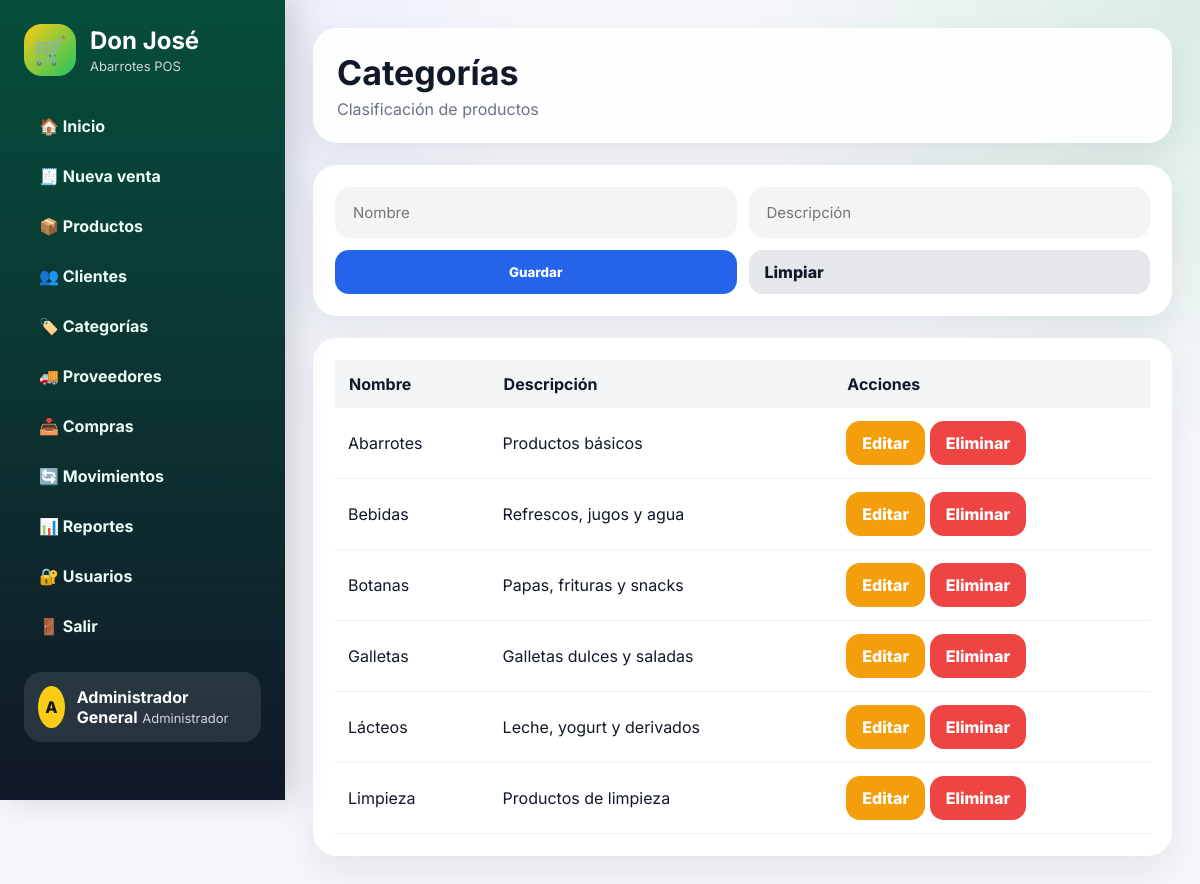
The page /Punto_De_Venta/abarrotes_don_jose_final/categorias.php (signed in) on the database its author committed.
### tables this page shows
CREATE TABLE categorias (
    id_categoria INT AUTO_INCREMENT PRIMARY KEY,
    nombre VARCHAR(80) NOT NULL,
    descripcion VARCHAR(255)
);

### Punto_De_Venta/abarrotes_don_jose_final/categorias.php (the view, shortened to what this page needs)
<?php
include "auth.php"; include "config/conexion.php"; $mensaje="";
$editar=null; if(isset($_GET["editar"])){ $id=$_GET["editar"]; $editar=$conn->query("SELECT * FROM categorias WHERE id_categoria=$id")->fetch_assoc(); }
$datos=$conn->query("SELECT * FROM categorias ORDER BY nombre");
?>
<!DOCTYPE html><html lang="es"><head><meta charset="UTF-8"><title>Categorías</title><link rel="stylesheet" href="assets/css/estilos.css"></head><body><?php include "menu.php"; ?><main class="main">
<header class="topbar"><div><h1>Categorías</h1><p>Clasificación de productos</p></div></header>
<section class="panel"><form method="POST" class="form-grid">
<input name="nombre" placeholder="Nombre" required value="<?php echo $editar["nombre"] ?? ""; ?>">
<input name="descripcion" placeholder="Descripción" value="<?php echo $editar["descripcion"] ?? ""; ?>">
<button name="guardar">Guardar</button><a class="btn-secundario" href="categorias.php">Limpiar</a>
</form></section>
<section class="panel"><table><thead><tr><th>Nombre</th><th>Descripción</th><th>Acciones</th></tr></thead><tbody><?php while($r=$datos->fetch_assoc()){ ?><tr><td><?php echo $r["nombre"]; ?></td><td><?php echo $r["descripcion"]; ?></td><td><a class="btn-editar" href="?editar=<?php echo $r["id_categoria"]; ?>">Editar</a> <a class="btn-eliminar" onclick="return confirm('¿Eliminar?')" href="?eliminar=<?php echo $r["id_categoria"]; ?>">Eliminar</a></td></tr><?php } ?></tbody></table></section>
</main></body></html>

### Punto_De_Venta/abarrotes_don_jose_final/menu.php
<aside class="sidebar">
    <div class="logo">
        <div class="logo-icono">🛒</div>
        <div>
            <h2>Don José</h2>
            <span>Abarrotes POS</span>
        </div>
    </div>
    <nav>
        <a href="index.php">🏠 Inicio</a>
        <a href="ventas.php">🧾 Nueva venta</a>
        <a href="productos.php">📦 Productos</a>
        <a href="clientes.php">👥 Clientes</a>
        <a href="categorias.php">🏷️ Categorías</a>
        <a href="proveedores.php">🚚 Proveedores</a>
        <a href="compras.php">📥 Compras</a>
        <a href="movimientos.php">🔄 Movimientos</a>
        <a href="reportes.php">📊 Reportes</a>
        <?php if ($_SESSION["rol"] == "Administrador") { ?>
            <a href="usuarios.php">🔐 Usuarios</a>
        <?php } ?>
        <a href="logout.php">🚪 Salir</a>
    </nav>
    <div class="usuario">
        <div class="avatar"><?php echo strtoupper(substr($_SESSION["nombre"],0,1)); ?></div>
        <div>
            <strong><?php echo $_SESSION["nombre"]; ?></strong>
            <small><?php echo $_SESSION["rol"]; ?></small>
        </div>
    </div>
</aside>

### Punto_De_Venta/abarrotes_don_jose_final/assets/css/estilos.css (style rules this page uses)
:root { --fondo:#f6f7fb;--oscuro:#111827;--gris:#6b7280;--borde:#e5e7eb;--azul:#2563eb;--verde:#16a34a;--rojo:#ef4444;--naranja:#f59e0b;--morado:#7c3aed;--rosa:#db2777;--sombra:0 15px 35px rgba(17,24,39,.08) }
* { box-sizing:border-box;font-family:'Inter',Arial,sans-serif }
body { margin:0;background:radial-gradient(circle at top left,rgba(37,99,235,.12),transparent 35%),radial-gradient(circle at top right,rgba(22,163,74,.13),transparent 30%),var(--fondo);color:var(--oscuro) }
.sidebar { width:285px;min-height:100vh;background:linear-gradient(180deg,#064e3b,#111827);color:white;padding:24px;position:fixed;box-shadow:10px 0 30px rgba(0,0,0,.15);overflow:auto }
.logo { display:flex;gap:14px;align-items:center;margin-bottom:28px }
.logo-icono { width:52px;height:52px;background:linear-gradient(135deg,#facc15,#22c55e);border-radius:18px;display:grid;place-items:center;font-size:27px }
.logo h2 { margin:0 }
.logo span,.usuario small { color:#d1d5db;font-size:13px }
nav a { display:block;color:#ecfdf5;text-decoration:none;padding:12px 15px;border-radius:15px;margin-bottom:6px;font-weight:700 }
.usuario { margin-top:24px;display:flex;align-items:center;gap:12px;background:rgba(255,255,255,.10);padding:14px;border-radius:18px }
.avatar { width:42px;height:42px;border-radius:50%;background:#facc15;color:#111827;display:grid;place-items:center;font-weight:800 }
.main { margin-left:285px;width:calc(100% - 285px);padding:28px }
.topbar { background:rgba(255,255,255,.94);padding:24px;border-radius:24px;box-shadow:var(--sombra);display:flex;justify-content:space-between;align-items:center;margin-bottom:22px }
.topbar h1 { margin:0;font-size:34px }
.topbar p { margin:6px 0 0;color:var(--gris) }
.panel { background:white;border-radius:24px;box-shadow:var(--sombra);padding:22px;margin-bottom:22px;overflow:auto }
button,.btn-rojo,.btn-secundario,.btn-editar,.btn-eliminar { border:none;cursor:pointer;border-radius:14px;padding:12px 16px;background:var(--azul);color:white;font-weight:800;text-decoration:none;display:inline-block }
.btn-rojo,.btn-eliminar { background:var(--rojo) }
.btn-secundario { background:#e5e7eb;color:#111827 }
.btn-editar { background:var(--naranja) }
input,select { padding:14px 16px;border:2px solid transparent;outline:none;border-radius:15px;background:#f3f4f6;font-size:15px }
.form-grid { display:grid;grid-template-columns:repeat(4,1fr);gap:12px }
table { width:100%;border-collapse:collapse }
th { background:#f3f4f6;text-align:left;padding:14px }
td { padding:13px;border-bottom:1px solid #edf2f7 }
@media (max-width:1250px) { .form-grid { grid-template-columns:1fr 1fr } }

### rows shown on the page
categorias: nombre "Abarrotes", descripcion "Productos básicos"
categorias: nombre "Bebidas", descripcion "Refrescos, jugos y agua"
categorias: nombre "Botanas", descripcion "Papas, frituras y snacks"
categorias: nombre "Galletas", descripcion "Galletas dulces y saladas"
categorias: nombre "Lácteos", descripcion "Leche, yogurt y derivados"
categorias: nombre "Limpieza", descripcion "Productos de limpieza"

### other values the page prints
substr($_SESSION["nombre"],0,1) "A"
$_SESSION["nombre"] "Administrador General"
$_SESSION["rol"] "Administrador"
